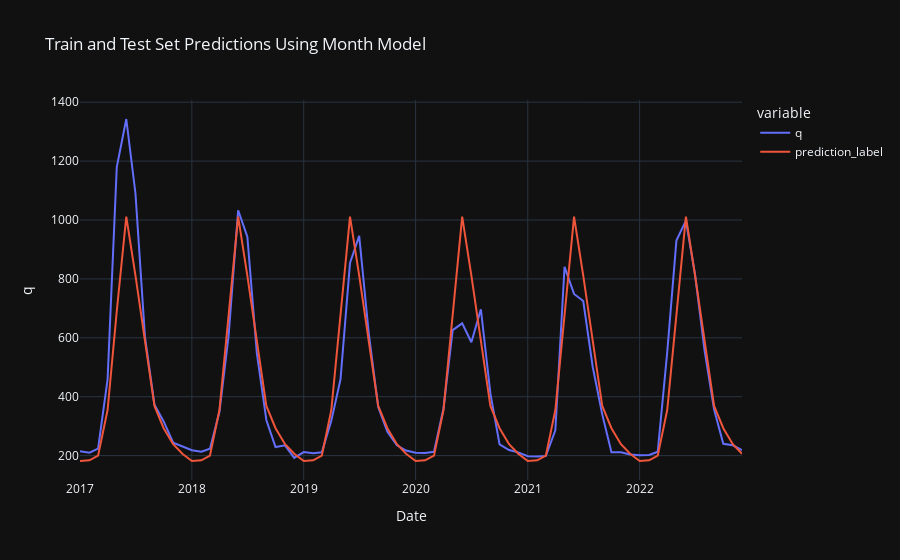

Write notebook code for a chart like this one.
### Markdown cell above
Below, we repeat simple Experiment 1 in a compact form.

### Code cell
reg_exp_month = RegressionExperiment()
reg_exp_month.setup(data_prep, 
        target = "q", 
        data_split_shuffle = False, 
        fold_strategy = "timeseries",
        categorical_features = ['Month'],
        ignore_features=['date','Year','Series','scf_lag1','q_lag_12','q_lag_6','q_lag_3', 'd_q', 'd_scf_lag1',
                         'd2_scf_lag1', 'd3_scf_lag1'],
        train_size=0.7272727272727273, # it just means we have 6 years of data for hold out testing
        #date_features=['date'],
        transform_target = False,
        session_id = 123,
        log_experiment=True,
        experiment_name='reg_exp_month')

# COMPARE MODELS
reg_model_month_best = reg_exp_month.compare_models()
# TRAIN SET PREDICTIONS
predictions = reg_exp_month.predict_model(reg_model_month_best)
predictions['date'] = pd.date_range(start='2017-01-01', end = '2022-12-01', freq = 'MS')
predictions_inversed = inverse_transform_and_zscore(predictions, ['q','prediction_label'], transform_dict)
px.line(predictions_inversed, x='date', y=["q", "prediction_label"], template = 'plotly_dark', 
        title='Train and Test Set Predictions Using Month Model', labels={'date':'Date', 'value':'q'})
